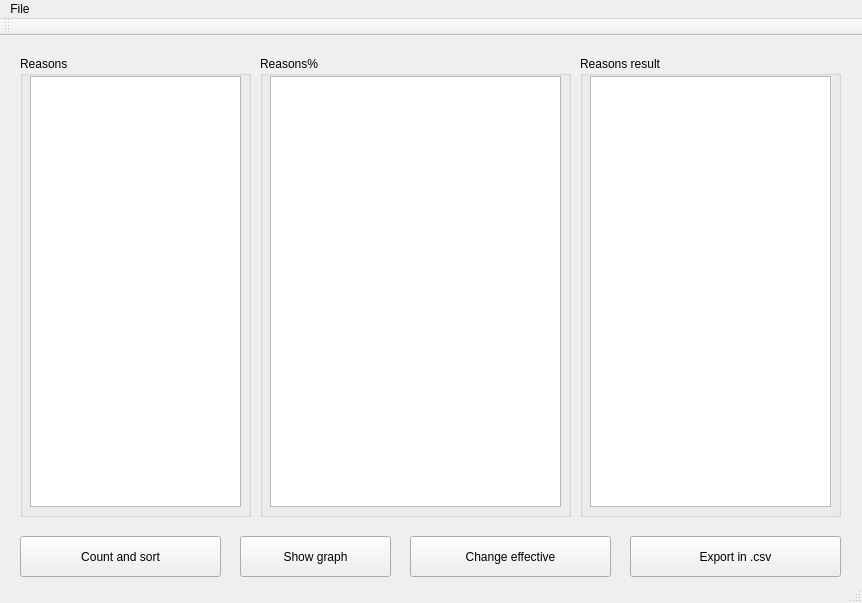
<?xml version="1.0" encoding="UTF-8"?>
<ui version="4.0">
 <class>MainWindow</class>
 <widget class="QMainWindow" name="MainWindow">
  <property name="geometry">
   <rect>
    <x>0</x>
    <y>0</y>
    <width>862</width>
    <height>603</height>
   </rect>
  </property>
  <property name="windowTitle">
   <string>MainWindow</string>
  </property>
  <widget class="QWidget" name="centralWidget">
   <widget class="QGroupBox" name="groupBox">
    <property name="geometry">
     <rect>
      <x>20</x>
      <y>20</y>
      <width>231</width>
      <height>461</height>
     </rect>
    </property>
    <property name="title">
     <string>Reasons</string>
    </property>
    <widget class="QTableWidget" name="tableWidget">
     <property name="geometry">
      <rect>
       <x>10</x>
       <y>20</y>
       <width>211</width>
       <height>431</height>
      </rect>
     </property>
    </widget>
   </widget>
   <widget class="QGroupBox" name="groupBox_2">
    <property name="geometry">
     <rect>
      <x>260</x>
      <y>20</y>
      <width>311</width>
      <height>461</height>
     </rect>
    </property>
    <property name="title">
     <string>Reasons%</string>
    </property>
    <widget class="QTableWidget" name="tableWidget_2">
     <property name="geometry">
      <rect>
       <x>10</x>
       <y>20</y>
       <width>291</width>
       <height>431</height>
      </rect>
     </property>
    </widget>
   </widget>
   <widget class="QGroupBox" name="groupBox_3">
    <property name="geometry">
     <rect>
      <x>580</x>
      <y>20</y>
      <width>261</width>
      <height>461</height>
     </rect>
    </property>
    <property name="title">
     <string>Reasons result</string>
    </property>
    <widget class="QTableWidget" name="tableWidget_3">
     <property name="geometry">
      <rect>
       <x>10</x>
       <y>20</y>
       <width>241</width>
       <height>431</height>
      </rect>
     </property>
    </widget>
   </widget>
   <widget class="QPushButton" name="pushButton">
    <property name="geometry">
     <rect>
      <x>20</x>
      <y>500</y>
      <width>201</width>
      <height>41</height>
     </rect>
    </property>
    <property name="text">
     <string>Count and sort</string>
    </property>
   </widget>
   <widget class="QPushButton" name="pushButton_3">
    <property name="geometry">
     <rect>
      <x>630</x>
      <y>500</y>
      <width>211</width>
      <height>41</height>
     </rect>
    </property>
    <property name="text">
     <string>Export in .csv</string>
    </property>
   </widget>
   <widget class="QPushButton" name="pushButton_4">
    <property name="geometry">
     <rect>
      <x>410</x>
      <y>500</y>
      <width>201</width>
      <height>41</height>
     </rect>
    </property>
    <property name="text">
     <string>Change effective</string>
    </property>
   </widget>
   <widget class="QPushButton" name="pushButton_2">
    <property name="geometry">
     <rect>
      <x>240</x>
      <y>500</y>
      <width>151</width>
      <height>41</height>
     </rect>
    </property>
    <property name="text">
     <string>Show graph</string>
    </property>
   </widget>
  </widget>
  <widget class="QMenuBar" name="menuBar">
   <property name="geometry">
    <rect>
     <x>0</x>
     <y>0</y>
     <width>862</width>
     <height>21</height>
    </rect>
   </property>
   <widget class="QMenu" name="menu">
    <property name="title">
     <string>File</string>
    </property>
    <addaction name="actionNew"/>
    <addaction name="actionSave"/>
    <addaction name="actionLoad"/>
    <addaction name="actionExit"/>
   </widget>
   <addaction name="menu"/>
  </widget>
  <widget class="QToolBar" name="mainToolBar">
   <attribute name="toolBarArea">
    <enum>TopToolBarArea</enum>
   </attribute>
   <attribute name="toolBarBreak">
    <bool>false</bool>
   </attribute>
  </widget>
  <widget class="QStatusBar" name="statusBar"/>
  <action name="actionNew">
   <property name="text">
    <string>New</string>
   </property>
  </action>
  <action name="actionSave">
   <property name="text">
    <string>Save</string>
   </property>
  </action>
  <action name="actionLoad">
   <property name="text">
    <string>Load</string>
   </property>
  </action>
  <action name="actionExit">
   <property name="text">
    <string>Exit</string>
   </property>
  </action>
 </widget>
 <layoutdefault spacing="6" margin="11"/>
 <resources/>
 <connections/>
</ui>
